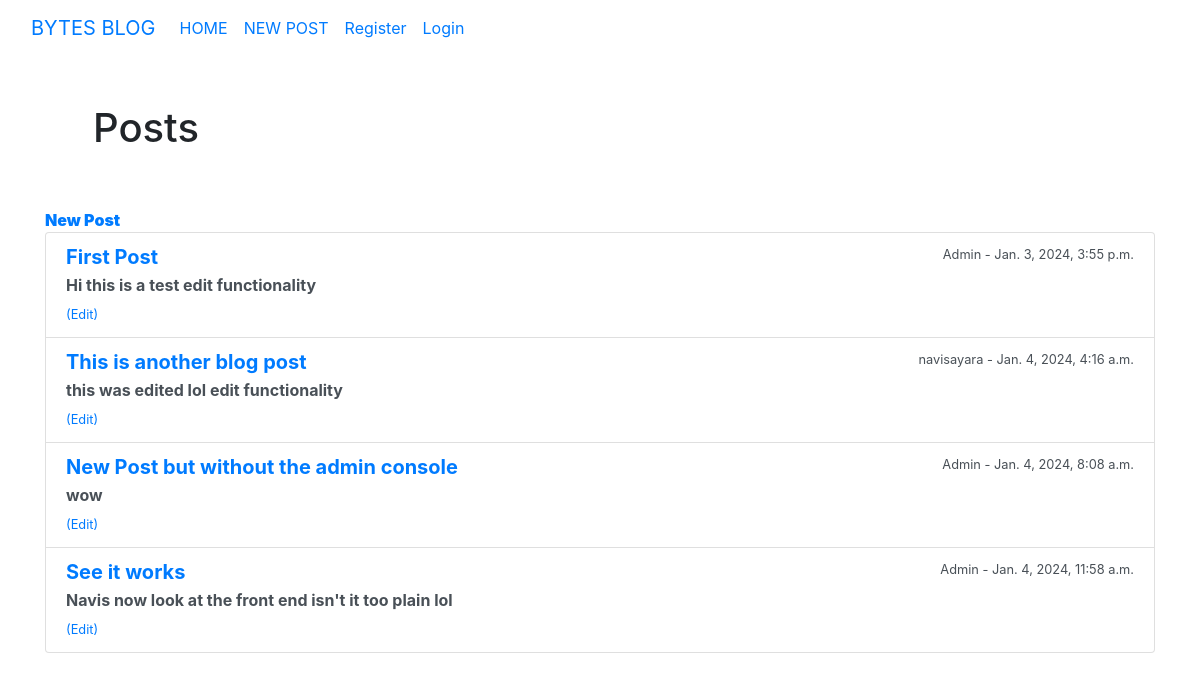
/, run on an earlier commit of the app's database.
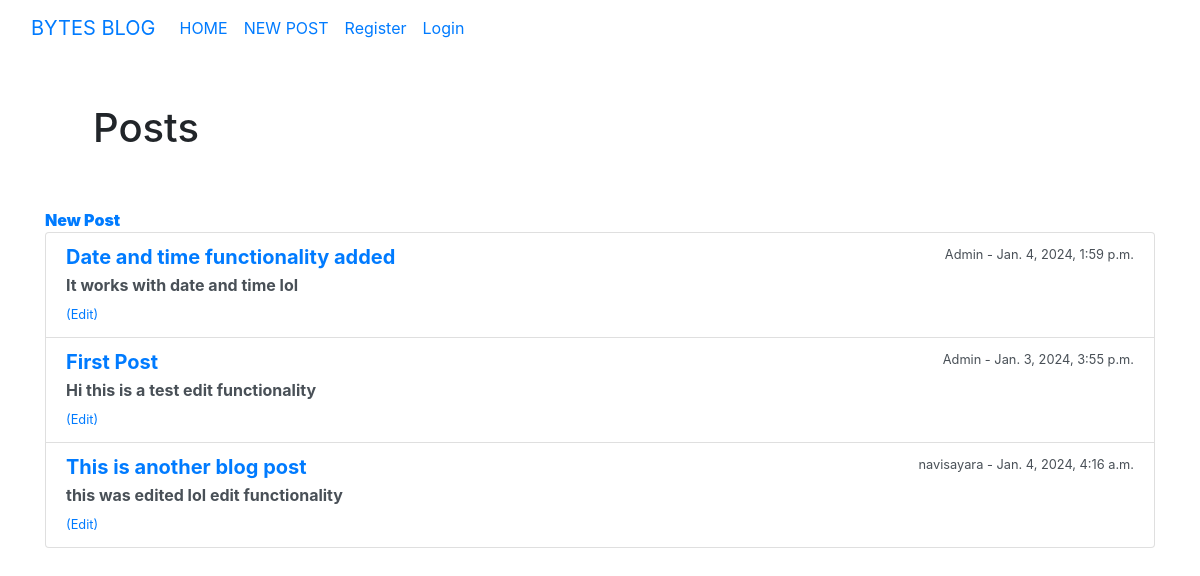
And on a later commit of the database.
### blogapp/models.py (models this page shows, shortened)
class Post(models.Model):
    title = models.CharField(max_length=1000)
    author = models.ForeignKey(User,on_delete = models.CASCADE)
    body = models.TextField()
    date_posted = models.DateTimeField(auto_now_add=True)
    post_date = models.DateTimeField(auto_now_add=True)
    class Meta:
        ordering = ("title",)

### blogapp/views.py (the view)
# urls.py: 2. Add a URL to urlpatterns:  path('', Home.as_view(), name='home')
class Home(ListView):
    model = Post
    template_name = 'home.html'
    ordering = ['-post_date']

### blogapp/templates/home.html (shortened to what this page needs)
{% extends 'base.html' %}
{% block content %}
<h1 class="p-5 font-large text-xl bold bg-white" style="width: 100%;">Posts</h1> <b><a href="{% url 'New_post' %}"><b>New Post</a></b>
<ul role="list" class="list-group">
 {% for post in object_list %}
    <li class="list-group-item list-group-item-action">
        <div class="d-flex w-100 justify-content-between">
            <h5 class="mb-1"><a href="{% url 'article-details' post.pk %}"><b>{{post.title }}</b></a></h5>
            <small>{{ post.author }} - {{post.date_posted }}</small>
        </div>
        <p class="mb-1">{{ post.body }}</p>
        <small><a href="{% url 'edit-post' post.pk %}">(Edit)</a></small>
        <br>
    </li>
 {% endfor %}
</ul>
{% endblock %}

### blogapp/templates/base.html (shortened to what this page needs)
<!doctype html>
<html lang="en">
  <head>
    <link rel="stylesheet" href="https://cdn.jsdelivr.net/npm/bootstrap@4.4.1/dist/css/bootstrap.min.css">
  </head>
  <body>
    <nav class="navbar navbar-expand-lg bg-body-tertiary">
      <div class="container-fluid">
        <a class="navbar-brand" href="#">BYTES BLOG</a>
        <div class="collapse navbar-collapse" id="navbarSupportedContent">
          <ul class="navbar-nav me-auto mb-2 mb-lg-0">
            <li class="nav-item">
              <a class="nav-link" href="{% url 'home' %}">HOME</a>
            <li class="nav-item">
              <a class="nav-link" href="{% url 'New_post' %}">NEW POST</a>
            </li>
            <li class="nav-item">
              <a class="nav-link" href="{% url 'registration' %}">Register</a>
            <li class="nav-item">
              <a class="nav-link" href="{% url 'login' %}">Login</a>
        </div>
      </div>
    </nav>
    <div class="container">
    {% block content %}
    {% endblock %}
    </div>
  </body>
</html>

What changed in the data, as far as the page shows it:
removed Post: title "New Post but without the admin console", author "Admin", date_posted "Jan. 4, 2024, 8:08 a.m.", body "wow"
removed Post: title "See it works", author "Admin", date_posted "Jan. 4, 2024, 11:58 a.m.", body "Navis now look at the front end isn't it too plain lol"
added Post: title "Date and time functionality added", author "Admin", date_posted "Jan. 4, 2024, 1:59 p.m.", body "It works with date and time lol"
